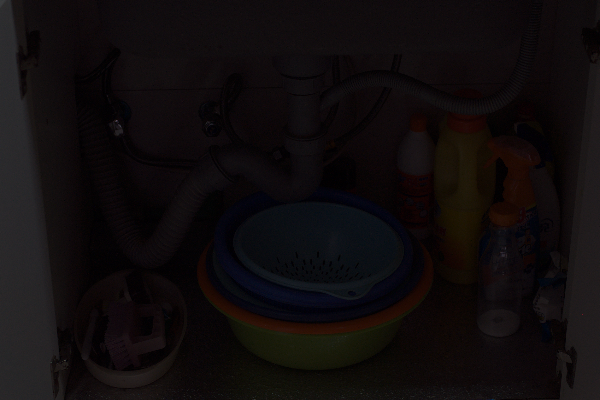
#> input picture 3401/assignment_1/pic1.png, 600 x 400 px
$ python 6601001123_assignment1_1.py   (older library calls are emulated)
#> lines starting #> are read from the running program, lines starting #| are printed output that depends on the picture
### 3401/assignment_1/image_process.py
import numpy as np
import cv2
import matplotlib.pyplot as plt

def powerGamma(image,gamma) :
    # หา Histogram
    # Plot histogram (plt.savefig() เพื่อบันทึก histogram เป็นภาพ)
    image = image.astype('float')/np.max(image)
    image = (image**gamma*255).astype('uint8')
    return image

def calculate_hist(img,foldername=None,name=None) :
    hist = cv2.calcHist([img],[0],None,[256],[0,256])
    plt.figure()
    plt.plot(hist)
    if name and foldername :
        plt.savefig(foldername+"/"+name)
    plt.show()
    return hist

def image_show(img) :
    cv2.imshow("xxxx",img)
    cv2.waitKey(0)
    cv2.destroyAllWindows()
    cv2.waitKey(1)

# [17 lines left out: functions sobel, equalization, not called in this run]

### 3401/assignment_1/6601001123_assignment1_1.py
import cv2
import numpy as np
from image_process import powerGamma,image_show,calculate_hist
import matplotlib.pyplot as plt

img = cv2.imread('pic1.png', 1)
#> img is the input picture: shape (400, 600, 3); mean B, G, R 12.9, 12, 16.2
image_show(img)
calculate_hist(img)
#> in calculate_hist, `hist = cv2.calcHist([img],[0],None,[256],[0,256])`: hist = 256 values, max 16372 at index 13, min 0 at index 58, mean 937.5
#> in calculate_hist, `plt.show()`:
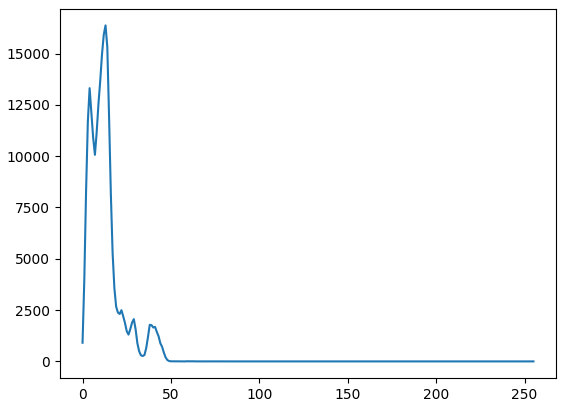
#> figure drawn by matplotlib, 1 panel; curve peaks at x = 13, y = 16372

plt.figure(figsize=(12,4))
row , col , channel = img.shape
#> row = 400; col = 600; channel = 3
color_img = np.zeros_like(img,dtype='uint8')
for space in range(channel) :
    color_img[:,:,space] = powerGamma(img[:,:,space],0.4)
    plt.subplot(1,channel,space+1)
    plt.plot(cv2.calcHist([img],[space],None,[256],[0,256]))
#> this loop made 3 passes
#> pass 1, in powerGamma, `image = image.astype('float')/np.max(image)`:
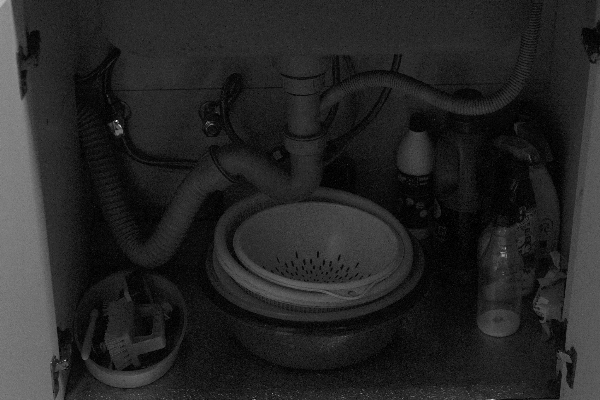
#> image: shape (400, 600) float64; min 0, max 1, mean 0.148
#> pass 1, in powerGamma, `image = (image**gamma*255).astype('uint8')`:
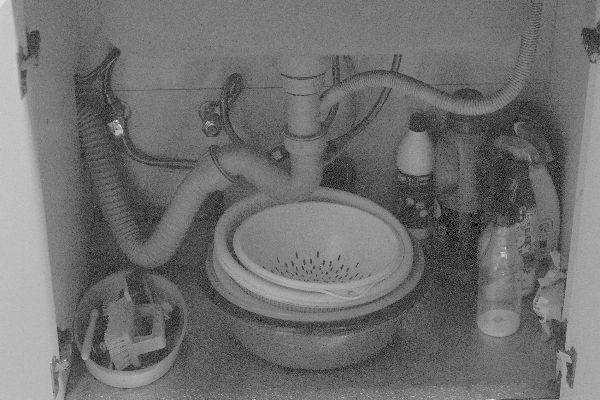
#> image: shape (400, 600); min 0, max 255, mean 111.2
#> pass 2, in powerGamma (call 2), `image = (image**gamma*255).astype('uint8')`:
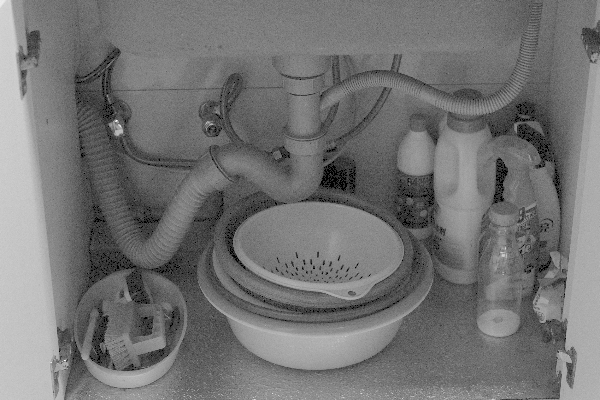
#> image: shape (400, 600); min 0, max 255, mean 115
#> after the loop:
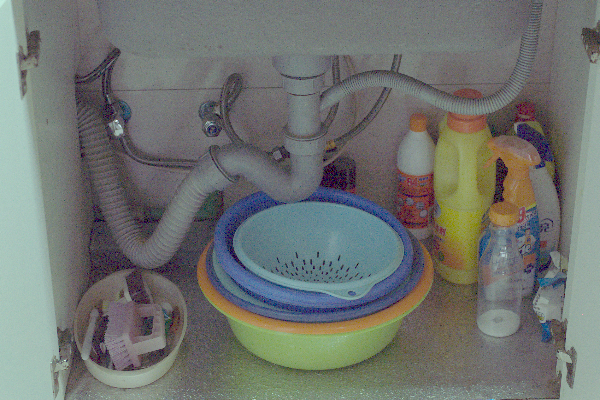
#> color_img: shape (400, 600, 3); mean B, G, R 111.2, 115, 111.3
plt.show()
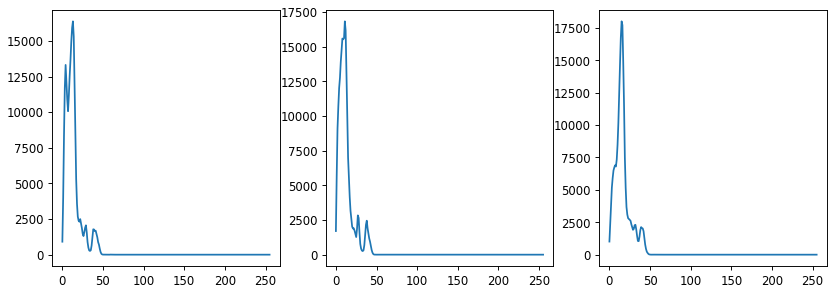
#> figure drawn by matplotlib, 3 panels; panel 1: curve peaks at x = 13, y = 16372; panel 2: curve peaks at x = 11, y = 16826; panel 3: curve peaks at x = 15, y = 17998

hconcat_img = cv2.hconcat([img,color_img])
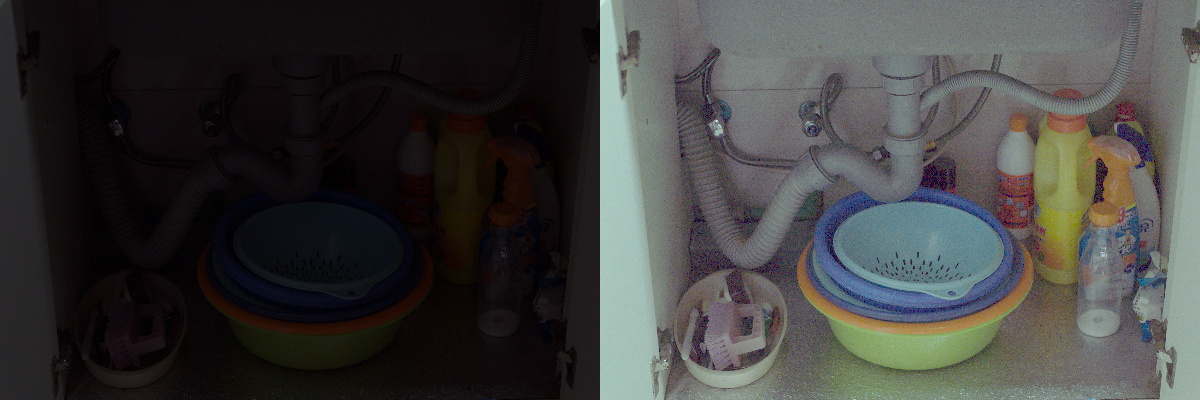
#> hconcat_img: shape (400, 1200, 3); mean B, G, R 62.1, 63.5, 63.7
image_show(hconcat_img)
cv2.imwrite("./assignment1_1/final.jpg",hconcat_img)

$ run again, with 3401/assignment_1/pic2.png copied over 3401/assignment_1/pic1.png
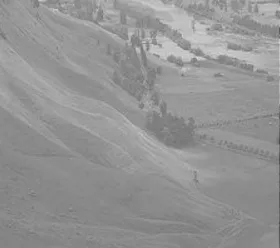
#> input picture 3401/assignment_1/pic2.png, 280 x 248 px
#> img is the input picture: shape (248, 280, 3); mean B, G, R 147.7, 147.7, 147.7
#> hist = 256 values, max 3973 at index 139, min 0 at index 0, mean 271.2
#> `plt.show()`:
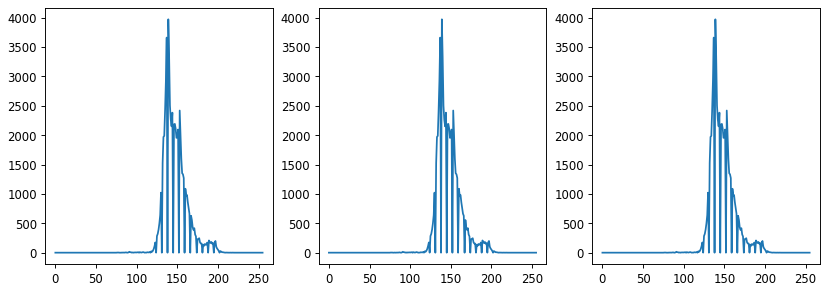
#> figure drawn by matplotlib, 3 panels; panel 1: curve peaks at x = 139, y = 3973; panel 2: curve peaks at x = 139, y = 3973; panel 3: curve peaks at x = 139, y = 3973
#> `hconcat_img = cv2.hconcat([img,color_img])`:
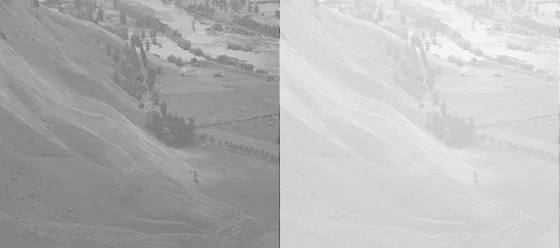
#> hconcat_img: shape (248, 560, 3); mean B, G, R 182.6, 182.6, 182.6

$ run again, with 3401/assignment_1/pic3.png copied over 3401/assignment_1/pic1.png
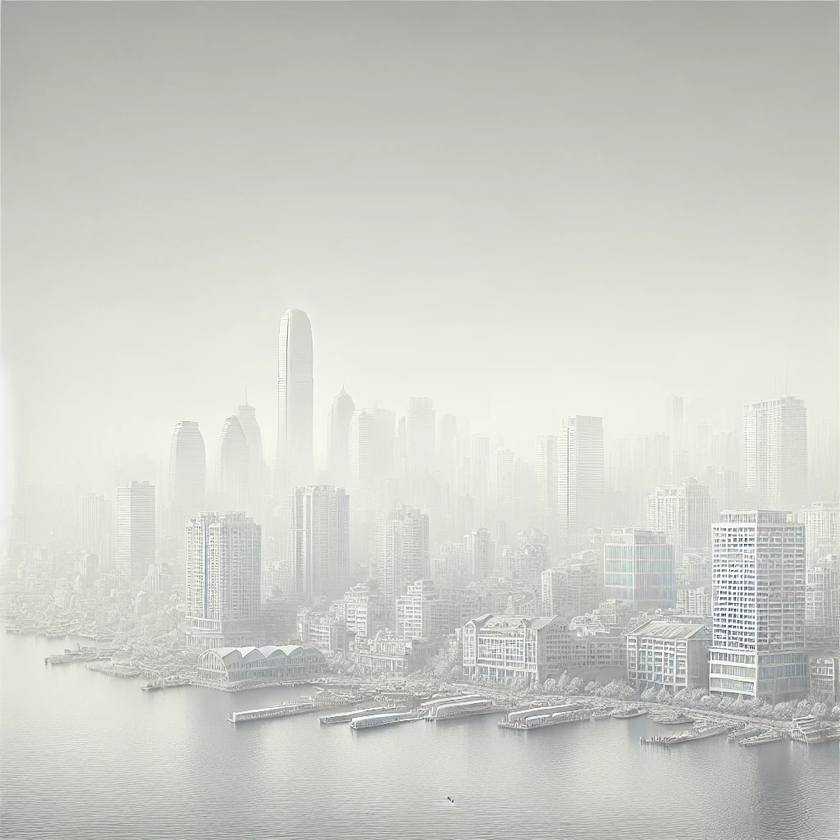
#> input picture 3401/assignment_1/pic3.png, 840 x 840 px, shrunk from 1024 x 1024 before the run
#> img is the input picture: shape (840, 840, 3); mean B, G, R 201.2, 207.6, 206.4
#> hist = 256 values, max 15611 at index 221, min 0 at index 0, mean 2756.2
#> `plt.show()`:
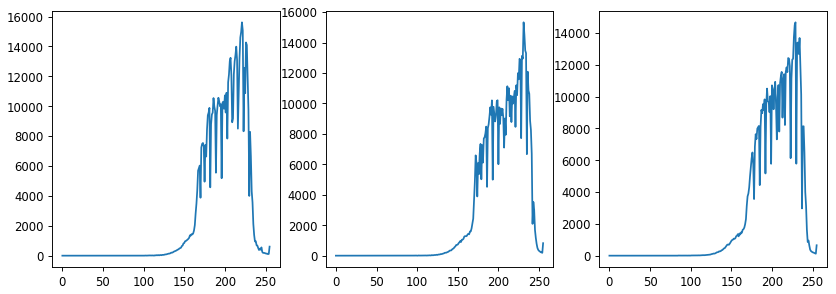
#> figure drawn by matplotlib, 3 panels; panel 1: curve peaks at x = 221, y = 15611; panel 2: curve peaks at x = 231, y = 15329; panel 3: curve peaks at x = 229, y = 14678
#> `hconcat_img = cv2.hconcat([img,color_img])`:
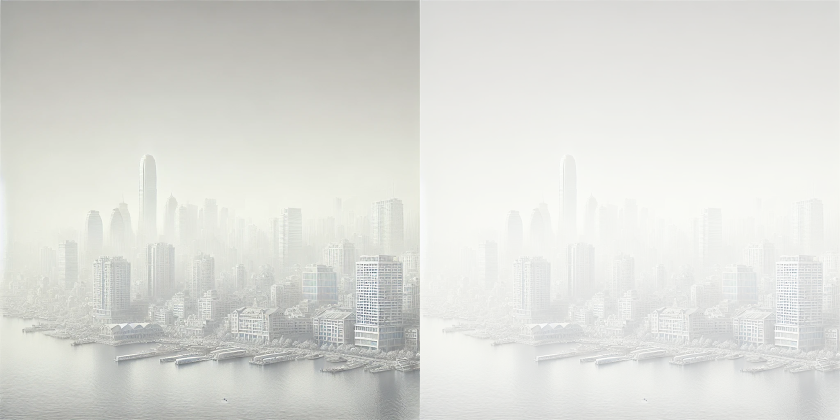
#> hconcat_img: shape (840, 1680, 3) (shown at 1/2 size); mean B, G, R 216.1, 220.8, 219.9
